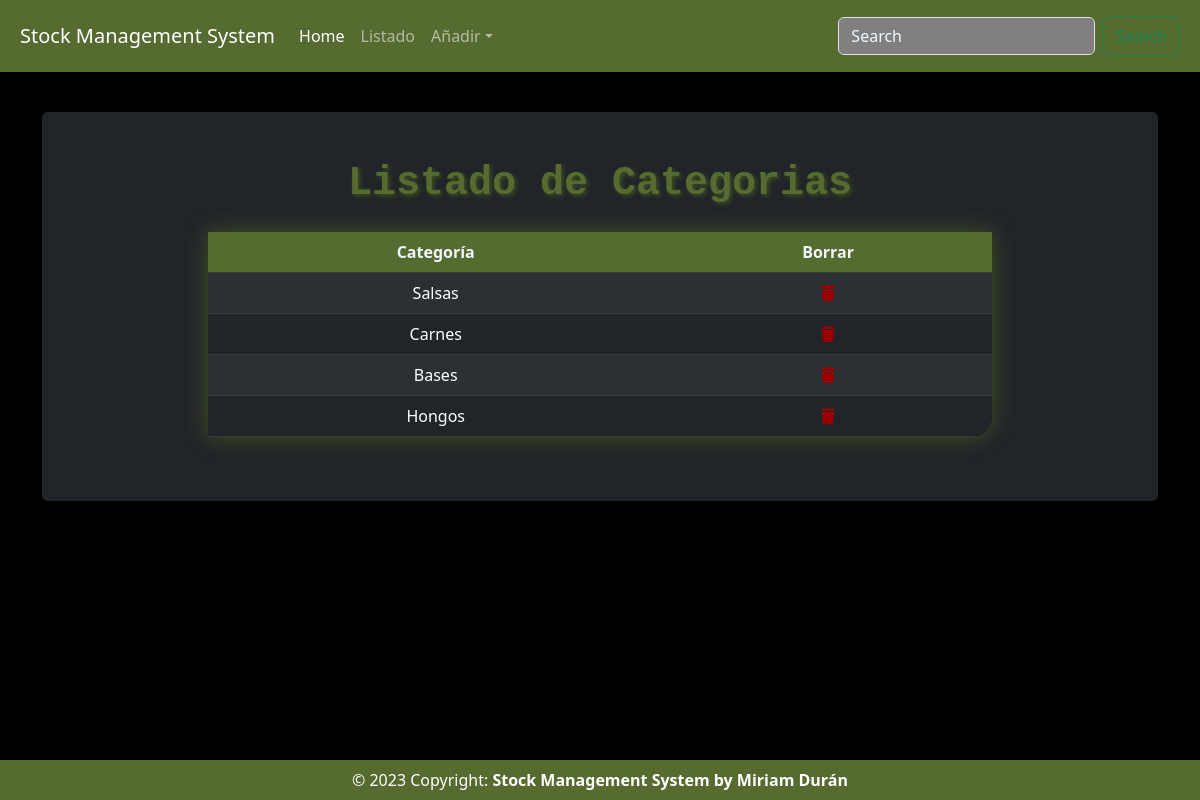
The app's page /list_categories/, older data.
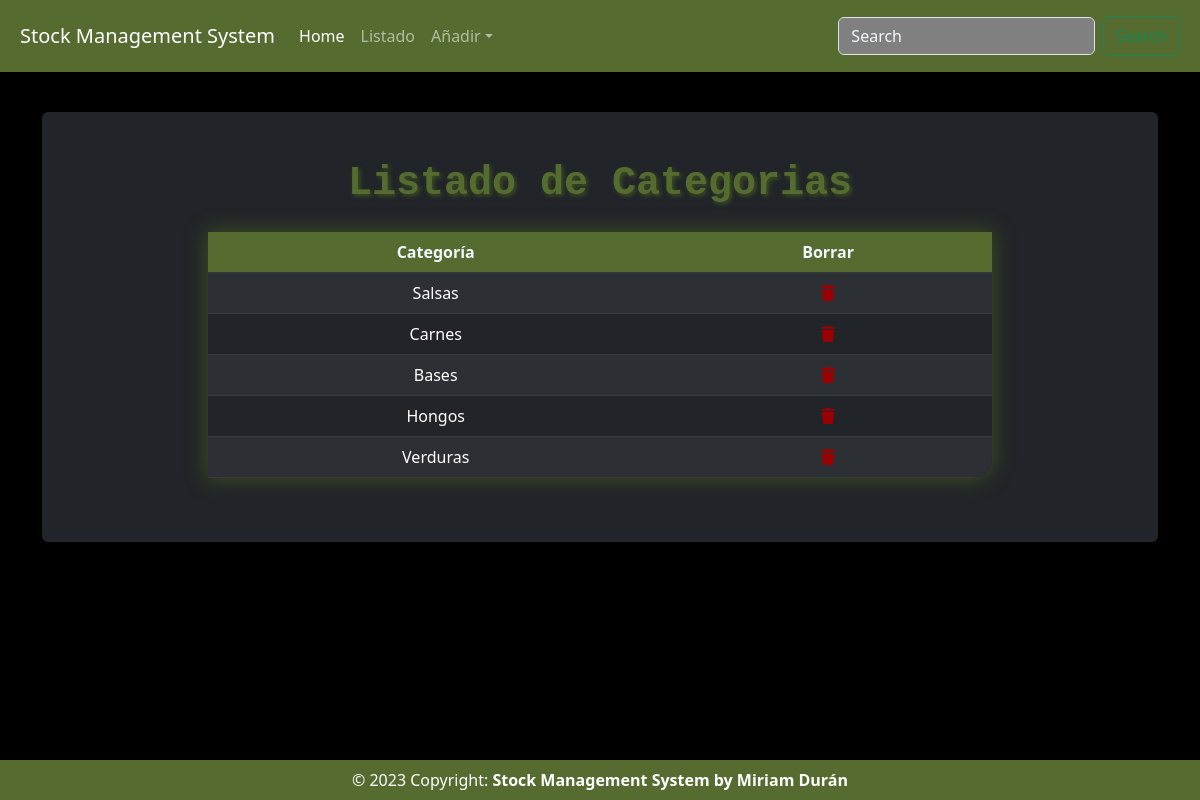
The same page, newer data.
### stockManagementApp/models.py (models this page shows, shortened)
class Categoria(models.Model):
    nombre = models.CharField(max_length=50, blank=True, null=True)

### stockManagementApp/views.py (the view)
# urls.py: path('list_categories/', views.list_categories_view, name='list_categories'),
def list_categories_view(request):
    template_name = 'list_categories.html'
    title = 'Listado de Categorias'
    queryset = Categoria.objects.all()
    context = {
        'title': title,
        'queryset' : queryset,
    }
    return render(request, template_name, context)

### templates/list_categories.html
{% extends 'base.html' %}
{% load crispy_forms_tags %}
{% block content %}
<div class="container">
    <div class="row">
        <div class="col-10 mx-auto">
            <table class="table table-dark table-striped">
                <thead>
                    <tr>
                        <th>Categoría</th>
                        <th>Borrar</th>
                    </tr>
                </thead>
                {% for instance in queryset %}
                    <tr>
                        <td><a class="text-reset" href="{% url 'update_categories' instance.id %}">{{ instance.nombre }}</a></td>
                        <td><a href="{% url 'delete_categories' instance.id %}"><i class="fa-solid fa-trash" style="color: #990000;"></i></a></td>
                    </tr>
                {% endfor %}
            </table>
        </div>
    </div>
</div>
{% endblock %}

Row changes from the older to the newer data that the page shows:
added Categoria: nombre "Verduras"
